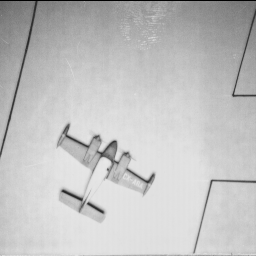
#> input picture ML for Electrical Engineering/Code Lab/Code Lab 4 attached files 27 September, 2023 1401/airplane.tiff, 256 x 256 px
$ jupyter execute --allow-errors Lab4_feature_extraction_BJeanson.ipynb
#> lines starting #> are read from the running program, lines starting #| are printed output that depends on the picture
# CodeLab4 - Feature Extraction
Feature engineering is the art and science of selecting, transforming, and creating meaningful input features from raw data. Machine learning algorithms can extract valuable patterns and make accurate predictions. This exercise focuses on biomedical images derived from three distinct modalities: chest X-rays, abdomen and head CT scans. [1]–[3].

Feature extraction tasks heavily rely on the type of data and the objective. For instance, object detection tasks rely on edge detection, blob detection, and shape descriptors. For more complex tasks, e.g., ML aided diagnosis of pneumonia, convolutional neural networks (CNN) are often employed due to their high performance in image processing. The multi-layer structure remains identical as in neural network, with the main difference being in the learned parameters, which are the kernel weights, as opposed to the neuron weights. Kernels are small windows (filters), which overlap to the input image/data. The element wise products between the kernel weights and the overlapping portion of the input image are added together to produce a new feature map. After each summation step, the filter slides to the next region of the image.

In this lab, you will use a set of selected biomedical images to classify and categorize the dataset. Meanwhile, the effect of the feature selection on the image dataset will be discussed. You will also tell the differences before and after feature engineering. Hyperparameter tuning is also an important factor in the training process of modern ML workflow. A grid search method will be deployed to find the optimal model parameters for this specific task.

Provide your answers in the Jupyter Notebook either as a comment or insert a markdown cell. Please print out your Jupyter Notebook in PDF format (or HTML) and upload it to Brightspace. You will get points for each part separately, and you will get the grades based on your overall performance.

[cell 1]
import matplotlib.pyplot as plt
import matplotlib.image as mpimg
import random
import numpy as np

np.random.seed(42)
random.seed(42)

## Task A - Dataset preparation (1 point)

This cell checks if a directory named "dataset" exists. If it does not exist, it opens the zip file named "dataset.zip" and extracts its contents into the "dataset" directory.

[cell 2]
import os
import zipfile

#> (the rest of this cell did not finish here and is left out)

Create the path to the dataset folder by merging the current working directory and the folder name.
The variable `data_dir` that stores the path to a directory called `dataset\\` within the current working directory.

>**NOTE**: to run this cell in Vocareum/Google Colab/MacOS/Linux the directory name is `dataset/`, if you run it locally on Windows systems use `dataset\\`

[cell 3]
data_dir = os.path.join(os.getcwd(), 'dataset/')
#> (the rest of this cell did not finish here and is left out)

The folder should contain 400 items, if this is not the case, go back to jupyter interface, delete the dataset folder, and retry from the start of the notebook.

- A1) Complete the `load_data` function. It loads the data from the dataset folder. Four different classes are present in the dataset, and labels will be assigned according to their filenames. Make sure all three different formats of images are imported.
The function `fnmatch` is used to search for a specific string in the filenames, labels should be assigned as follows:

        Abdomen CT scans -> Class 0
        Brain CT scans -> Class 1
        Chest X-Rays normal -> Class 2
        Chest X-rays with pneumonia -> Class 3

[cell 4]
from fnmatch import fnmatch

cl_list = ["Abdomen", "Brain", "Chest normal", "Chest Pneumonia"]

def load_data(directory):
    images = []
    labels = []
    for filename in os.listdir(directory): ## iterate over each file in directory
        if filename.endswith(".jpg") or filename.endswith(".png") or filename.endswith(".jpeg"): ## check if it is an image
            img = mpimg.imread(directory + filename) ## read image
            images.append(img)
        ## assign labels based on filename
        if fnmatch(filename, cl_list[0]+'*'):
            labels.append(0)
        elif fnmatch(filename, cl_list[1]+'*'):
            labels.append(1)
        elif fnmatch(filename, cl_list[2]+'*'):
            labels.append(2)
        elif fnmatch(filename, cl_list[3]+'*'):
            labels.append(3)
        else:
            raise ValueError('Unknown class: %s' % (filename))

    return images, np.asarray(labels)

- A2) Load the data using the `load_data()` function and verifiy the sizes of the dataset. It should create 400 samples and 400 labels.

#> (a cell that did not finish here is left out)

- A3) Plot a random image for each class in the same figure

Hint: you can use the function `random.choice()` to pick from the indexes that correspond to a specific class (`np.where(condition)`)

[cell 6]
# [21 lines left out: function plot_image_sample, not called in this run]

#> (the rest of this cell did not finish here and is left out)

As you can see, the images have different characteristics: some are RGB, some oethers are B&W, and all have varying shapes. For this reason you're going to resize them and convert them in grayscale.

The `convert_to_grayscale` function takes an image as input and converts it to grayscale using the `cv2.cvtColor` function from the OpenCV library. It uses the `cv2.COLOR_BGR2GRAY` flag to specify the conversion from BGR color space to grayscale. The function then returns the grayscale image.

Only the RGB images need to be converted to grayscale, otherwise cv2 will raise an error, so check for this verifying the shape of each image: RGB images can have 3 or 4 channels, one for each colour + transparency in the case of .png files.

The `resize_images_in_list` function takes a list of images and resizes each image to a specified target size. If the image has 3 or 4 channels (indicating it is a color image), it first converts the image to grayscale using the `convert_to_grayscale` function. Then, it resizes the image using the `cv2.resize` function and appends the resized image to a list. Finally, it returns the resized images as a numpy array. The default target size is set to (128,128) if no target size is specified.

[cell 7]
import cv2

def convert_to_grayscale(image):
    return cv2.cvtColor(image, cv2.COLOR_BGR2GRAY) ## convert the image to grayscale

# [13 lines left out: function resize_images_in_list, not called in this run]

- A4) Resize the Image into (128,128) using the `resize_images_in_list` function

#> (a cell that did not finish here is left out)

- A5) Now plot again in the same figure one image from each class to verify that the B&W conversion and resizing has been succesfully performed.

#> (a cell that did not finish here is left out)

## Task B - Kernels, Gradients and Convolution (3 points)

Edge detection is a technique used in image processing to identify the boundaries between different objects in an image. It works by detecting sharp changes in brightness or color within an image. These changes are called edges and can be used to segment an image into different regions. Edge detection is often used as a preprocessing step for other computer vision tasks, such as object detection and image segmentation.

[cell 10]
matrix = np.array([[0,0,0,0,0,0],[0,1,1,1,1,0],[0,1,1,1,1,0],[0,1,1,1,1,0],[0,1,1,1,1,0],[0,0,0,0,0,0]])

print("Matrix:")
print(matrix)

Padding is a technique to increase the spatial dimensions of an input matrix by adding extra rows and columns of zeros around the edges of the input matrix. Padding can prevents loss of information as after a convolution operations the output matrix is smaller than the original one. It can also help to prevent the edges of the input matrix from being ignored by convolution operations. Manually perform the padding operation by adding a row and a column of zeros on all sides of the original matrix.
Look at the given function called `manual_padding` that takes a matrix as an input and returns the padded matrix form.

[cell 11]
# Perform manual padding by adding a row and a column of zeros on all sides
def manual_padding(matrix):
    padded_matrix = np.zeros((matrix.shape[0] + 2, matrix.shape[1] + 2), dtype=matrix.dtype)
    padded_matrix[1:-1, 1:-1] = matrix
    return padded_matrix

- B1) Using the given 4x4 matrix of integers to do a zero padding. Padding is made by adding a row and a column on all sides of the original matrix. Print the padded matrix.

[cell 12]
padded_matrix = manual_padding(matrix)

print(f"matrix:\n{matrix}")
print(f"\npadded_matrix:\n{padded_matrix}")

Pooling operations are used to reduce the spatial dimensions of an input matrix while retaining the most important features. The most common types of pooling operations are max pooling and average pooling.

Max pooling takes the maximum value within a window of a given size and moves the window across the input matrix. This reduces the spatial dimensions of the input matrix while retaining the most important features.

Average pooling takes the average value within a window of a given size and moves the window across the input matrix. This also reduces the spatial dimensions of the input matrix while retaining the most important features.

Pooling operations can help to reduce the number of features used by a model, which can help to prevent overfitting and improve generalization.

Check the `max_pooling` function.

[cell 13]
def max_pooling(matrix):
    pool_size = 2
    pooled_matrix = np.zeros((matrix.shape[0] // pool_size + matrix.shape[0] % 2, matrix.shape[1] // pool_size + matrix.shape[1] % 2), dtype=matrix.dtype)
    for i in range(0, matrix.shape[0], pool_size):
        for j in range(0, matrix.shape[1], pool_size):
            window = matrix[i:i+pool_size, j:j+pool_size]
            max_value = np.max(window)
            pooled_matrix[i//pool_size, j//pool_size] = max_value
    return pooled_matrix

- B2) Using the padded matrix you obtained in the last step, perform max pooling with a 2x2 window using the given “max_pooling”.

[cell 14]
max_pooled_matrix = max_pooling(padded_matrix)

print(f"padded_matrix: {padded_matrix}")
print(f"max_pooled_matrix: {max_pooled_matrix}")

The code is defining two Sobel kernels for horizontal and vertical edge detection. These kernels are used in image processing to detect edges in an image. The horizontal Sobel kernel is used to detect horizontal edges, while the vertical Sobel kernel is used to detect vertical edges. These kernels are applied to an image using convolution to highlight the edges in the image.

[cell 15]
sobel_kernel_horizontal = np.array([[-1, 0, 1],
                                    [-2, 0, 2],
                                    [-1, 0, 1]])

sobel_kernel_vertical = np.array([[-1, -2, -1],
                                  [0, 0, 0],
                                  [1, 2, 1]])

The code defines a function called `convolution` that performs convolution between an input image and a given kernel.

[cell 16]
def convolution(image, kernel):
    # Get the dimensions of the image and kernel
    image_height, image_width = image.shape
    kernel_height, kernel_width = kernel.shape

    # Create an output image with the same dimensions as the input image
    output_image = np.zeros_like(image)

    # Pad the input image to handle boundary pixels
    padding = kernel_width // 2
    padded_image = np.pad(image, ((padding, padding), (padding, padding)), mode='constant')

    # Perform convolution
    for i in range(image_height):
        for j in range(image_width):
            # Extract the region of interest (ROI) from the padded image
            roi = padded_image[i:i+kernel_height, j:j+kernel_width]

            # Compute the convolution result and store it in the output image
            output_image[i, j] = np.sum(roi * kernel)

    return np.array(output_image, dtype=np.float32)

- B3) Sobel filter is a commonly used filter in image processing. The purpose of using a sobel filter is to extract both the vertical and horizontal edges of the image. The fundamental operation of the sobel filter is convolution. Given both the vertical and horizontal Sobel kernel, Use the convolution function to apply the two kernels to detect the edges.
“gradient_x” is the result of convolution of sobel horizontal kernel while “gradient_y” is the result of the sobel vertical kernel.
- B4) Calculate the absolute value of the gradient and its orientation (HINT: Think of them as trigonometric components. `np.arctan2()` returns a value in radians, convert it to degrees.).

[cell 17]
gradient_x = convolution(matrix, sobel_kernel_horizontal)
gradient_y = convolution(matrix, sobel_kernel_vertical)

def to_angle(x, y):
    _abs = np.sqrt(x**2 + y**2)
    _angle = np.arctan2(y, x) * 180 / np.pi
    return _abs, _angle

abs_gradient, angle_gradient = to_angle(gradient_x, gradient_y)
angle_gradient = np.arctan2(gradient_y, gradient_x) * 180 / np.pi

print(f"abs_gradient of max_pooled_matrix:\n{abs_gradient}")
print(f"\nangle_gradient of max_pooled_matrix:\n{angle_gradient}")

- B5) Plot the original matrix and the results obtained in the step before in a single plot (1x5 subfigures)
HINT: you can use any colormap for the gradients, for the angles plot use `cmap='twilight'` and plot the colorbar.

[cell 18]
plt.figure(figsize=(15,5))
plt.suptitle('Gradient Images',fontsize=15)

plt.subplot(1,5,1)
plt.imshow(matrix, cmap='gray')
plt.title("matrix")
plt.colorbar()

plt.subplot(1,5,2)
plt.imshow(gradient_x, cmap='gray')
plt.title("gradient_x")
plt.colorbar()

plt.subplot(1,5,3)
plt.imshow(gradient_y, cmap='gray')
plt.title("gradient_y")
plt.colorbar()

plt.subplot(1,5,4)
plt.imshow(abs_gradient, cmap='gray')
plt.title("abs_gradient")
plt.colorbar()

plt.subplot(1,5,5)
plt.imshow(angle_gradient, cmap='twilight')
plt.title("angle_gradient")
plt.colorbar()

plt.show()
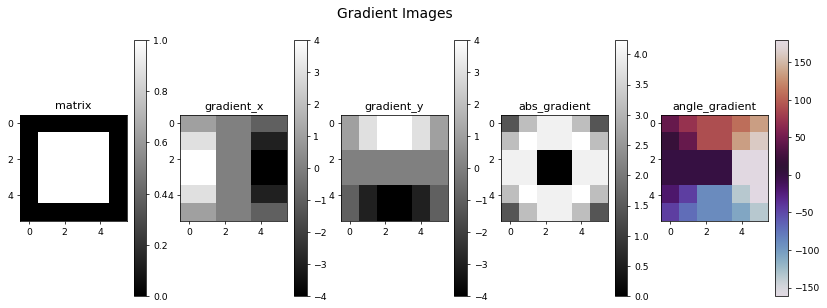
#> figure drawn by matplotlib, 10 panels

Using the  `mpimg.imread()` function, load the "airplane.tiff" image file and:
- B7) compute the horizontal and vertical gradients
- B8) compute the the magnitude of the gradient and its orientation
- B9) perform max pooling on the image and repeat the previous steps (gradients, magnitudes, orientations).

[cell 19]
image = mpimg.imread('./airplane.tiff').astype('int16')
#> image: shape (256, 256) int16; min 0, max 232, mean 193.6

grad_x= convolution(image, sobel_kernel_horizontal)
#> after the loop in convolution (call 3), `for i in range(image_height):`:
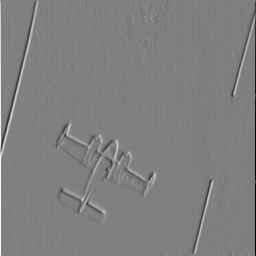
#> output_image: shape (256, 256) int16; min -818, max 813, mean 0; drawn with min black and max white
grad_y= convolution(image, sobel_kernel_vertical)
#> after the loop in convolution (call 4), `for i in range(image_height):`:
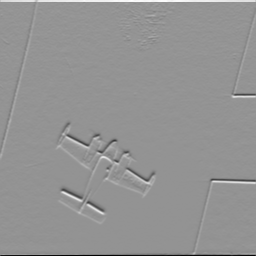
#> output_image: shape (256, 256) int16; min -901, max 660, mean 2.9; drawn with min black and max white
abs_airplane, angle_airplane = to_angle(grad_x, grad_y)
#> in to_angle (call 2), `_angle = np.arctan2(y, x) * 180 / np.pi`:
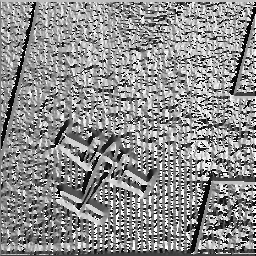
#> _angle: shape (256, 256) float32; min -179.9, max 180, mean 20.5; drawn with min black and max white

pooled_image = max_pooling(image)
#> after the loop in max_pooling (call 2), `for i in range(0, matrix.shape[0], pool_size):`:
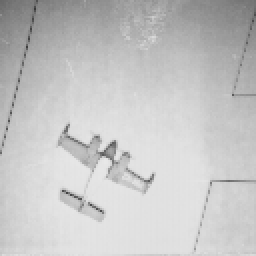
#> pooled_matrix: shape (128, 128) int16 (shown 2 times larger); min 57, max 232, mean 197.3
pooled_grad_x = convolution(pooled_image, sobel_kernel_horizontal)
#> in convolution (call 5), `padded_image = np.pad(image, ((padding, padding), (padding, padding)),..`:
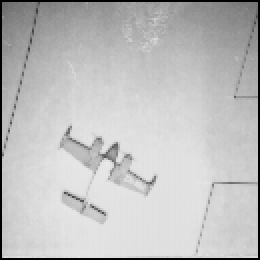
#> padded_image: shape (130, 130) int16 (shown 2 times larger); min 0, max 232, mean 191.3
#> after the loop in convolution (call 5), `for i in range(image_height):`:
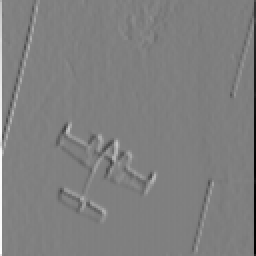
#> output_image: shape (128, 128) int16 (shown 2 times larger); min -833, max 829, mean 0.1; drawn with min black and max white
pooled_grad_y = convolution(pooled_image, sobel_kernel_vertical)
abs_pooled_airplane, angle_pooled_airplane = to_angle(pooled_grad_x, pooled_grad_y)
#> in to_angle (call 3), `_abs = np.sqrt(x**2 + y**2)`:
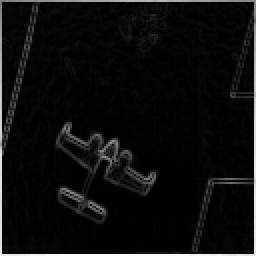
#> _abs: shape (128, 128) float32 (shown 2 times larger); min 0, max 905, mean 48.7; drawn with min black and max white
#> in to_angle (call 3), `_angle = np.arctan2(y, x) * 180 / np.pi`:
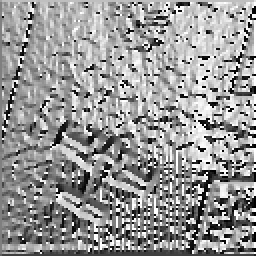
#> _angle: shape (128, 128) float32 (shown 2 times larger); min -179.9, max 180, mean 33.8; drawn with min black and max white

np.min(angle_airplane)
#> Out = -179.9

- B10) plot all the results in a single plot containing all the above results (2x5 subfigures)

[cell 20]
plt.figure(figsize=(15,6))
plt.suptitle('Gradient Images',fontsize=15)

plt.subplot(2, 5, 1)
plt.imshow(image, cmap='gray')
plt.title('image')
plt.colorbar()

plt.subplot(2, 5, 2)
plt.imshow(grad_x, cmap='gray')
plt.title('image grad_x')
plt.colorbar()


plt.subplot(2, 5, 3)
plt.imshow(grad_y, cmap='gray')
plt.title('image grad_y')
plt.colorbar()

plt.subplot(2, 5, 4)
plt.imshow(abs_airplane, cmap='gray')
plt.title('image abs_airplane')
plt.colorbar()

plt.subplot(2, 5, 5)
plt.imshow(angle_airplane, cmap='twilight')
plt.title('image angle_airplane')
plt.colorbar()

plt.subplot(2, 5, 6)
plt.imshow(pooled_image, cmap='gray')
plt.title('image')
plt.colorbar()

plt.subplot(2, 5, 7)
plt.imshow(pooled_grad_x, cmap='gray')
plt.title('image grad_x')
plt.colorbar()


plt.subplot(2, 5, 8)
plt.imshow(pooled_grad_y, cmap='gray')
plt.title('image grad_y')
plt.colorbar()

plt.subplot(2, 5, 9)
plt.imshow(abs_pooled_airplane, cmap='gray')
plt.title('image abs_airplane')
plt.colorbar()

plt.subplot(2, 5, 10)
plt.imshow(angle_pooled_airplane, cmap='twilight')
plt.colorbar()
plt.title('image angle_airplane')

plt.show()
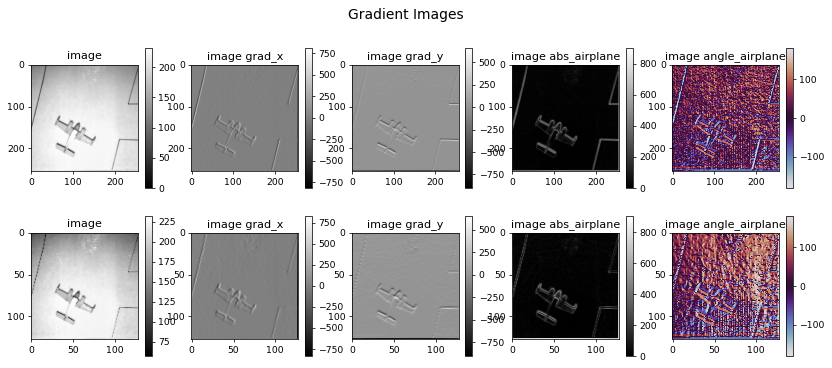
#> figure drawn by matplotlib, 20 panels
